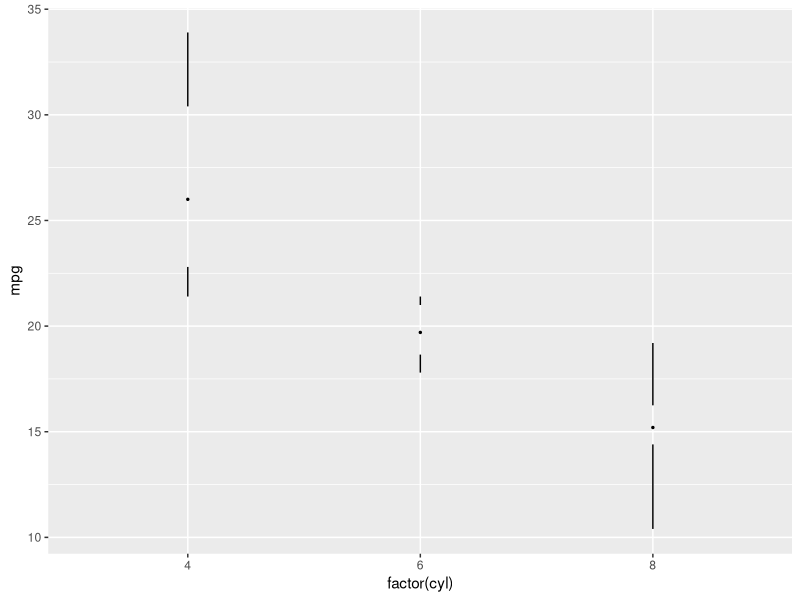

Recreate this plot in R. (Note: this script raises an error after producing the figure.)
## ---- chunk 1
library(ggplot2)
library(ggthemes)
## ---- chunk 2
p <- ggplot(mtcars, aes(factor(cyl), mpg))
## with only a point
p + geom_tufteboxplot()
## with a middle box
p + geom_tufteboxplot(median.type="box", fatten=1)
## using lines
p + geom_tufteboxplot(median.type="line")



